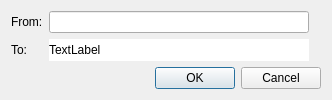
<?xml version="1.0" encoding="UTF-8"?>
<ui version="4.0">
 <class>Dialog_Users_AddForwarding</class>
 <widget class="QDialog" name="Dialog_Users_AddForwarding">
  <property name="geometry">
   <rect>
    <x>0</x>
    <y>0</y>
    <width>332</width>
    <height>100</height>
   </rect>
  </property>
  <property name="windowTitle">
   <string>Add Email Forwarding</string>
  </property>
  <property name="windowIcon">
   <iconset resource="resources.qrc">
    <normaloff>:/icons/forward.svg</normaloff>:/icons/forward.svg</iconset>
  </property>
  <layout class="QGridLayout" name="gridLayout">
   <item row="4" column="0" colspan="4">
    <widget class="QDialogButtonBox" name="buttonBox">
     <property name="orientation">
      <enum>Qt::Horizontal</enum>
     </property>
     <property name="standardButtons">
      <set>QDialogButtonBox::Cancel|QDialogButtonBox::Ok</set>
     </property>
    </widget>
   </item>
   <item row="1" column="1">
    <widget class="QLineEdit" name="lineEdit_from"/>
   </item>
   <item row="2" column="0">
    <widget class="QLabel" name="label">
     <property name="sizePolicy">
      <sizepolicy hsizetype="Maximum" vsizetype="Preferred">
       <horstretch>0</horstretch>
       <verstretch>0</verstretch>
      </sizepolicy>
     </property>
     <property name="text">
      <string>To:</string>
     </property>
    </widget>
   </item>
   <item row="2" column="1">
    <widget class="QLabel" name="label_to">
     <property name="styleSheet">
      <string notr="true">background-color: rgb(255, 255, 255);</string>
     </property>
     <property name="text">
      <string>TextLabel</string>
     </property>
    </widget>
   </item>
   <item row="1" column="0">
    <widget class="QLabel" name="label_2">
     <property name="text">
      <string>From:</string>
     </property>
    </widget>
   </item>
  </layout>
 </widget>
 <resources>
  <include location="resources.qrc"/>
 </resources>
 <connections>
  <connection>
   <sender>buttonBox</sender>
   <signal>accepted()</signal>
   <receiver>Dialog_Users_AddForwarding</receiver>
   <slot>accept()</slot>
   <hints>
    <hint type="sourcelabel">
     <x>248</x>
     <y>254</y>
    </hint>
    <hint type="destinationlabel">
     <x>157</x>
     <y>274</y>
    </hint>
   </hints>
  </connection>
  <connection>
   <sender>buttonBox</sender>
   <signal>rejected()</signal>
   <receiver>Dialog_Users_AddForwarding</receiver>
   <slot>reject()</slot>
   <hints>
    <hint type="sourcelabel">
     <x>316</x>
     <y>260</y>
    </hint>
    <hint type="destinationlabel">
     <x>286</x>
     <y>274</y>
    </hint>
   </hints>
  </connection>
 </connections>
</ui>
